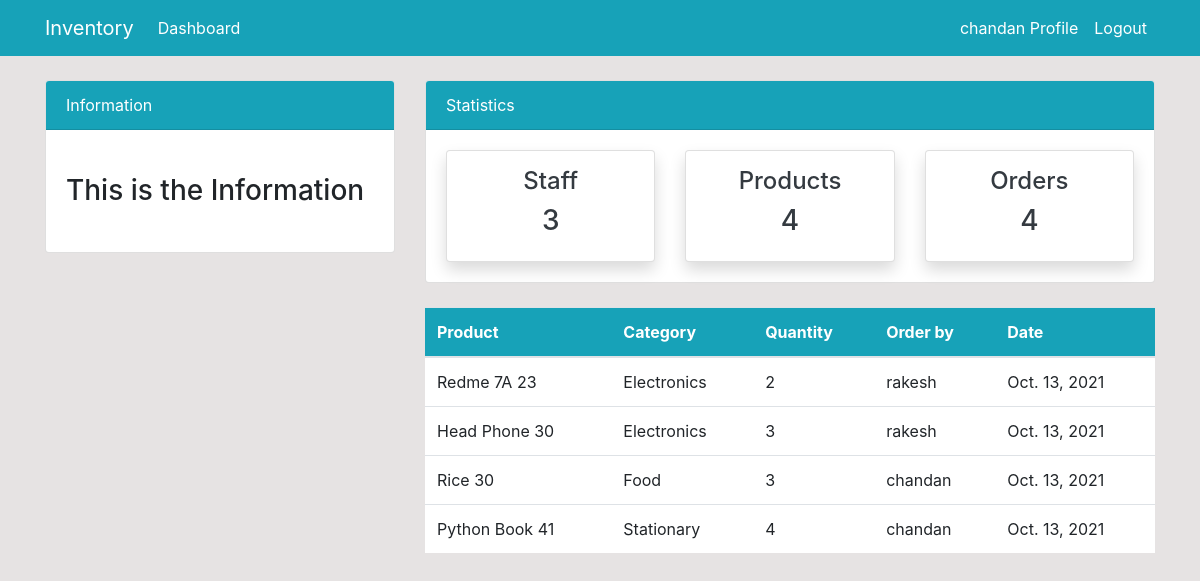
Screenshot of /order/ (signed in) with the database file from the repository.
### dashboard/models.py (models this page shows, shortened)
class Order(models.Model):
    product = models.ForeignKey(Product,on_delete=models.CASCADE)
    staff = models.ForeignKey(User,on_delete=models.CASCADE,null=True)
    order_quantity = models.PositiveBigIntegerField(null=True)
    date = models.DateField(auto_now_add=True)
    class Meta:
        verbose_name_plural = 'Order'

class Product(models.Model):
    name = models.CharField(max_length=100,null=True)
    category = models.CharField(max_length=20,choices=CATEGORY,null=True)
    quantity = models.IntegerField(null=True)
    class Meta:
        verbose_name_plural = 'Product'
    def __str__(self):
        return f'{self.name}  {self.quantity}'

### dashboard/views.py (the view)
# urls.py: path('order/',views.order,name = 'dashboard-order'),
@login_required
def order(request):
    orders = Order.objects.all()
    order_count = orders.count()
    customers_count = User.objects.all().count()
    product_count = Product.objects.all().count()
    context = {
        'orders' : orders,
        'customer_count': customers_count,
        'order_count' : order_count,
        'product_count': product_count,
    }
    return render(request,'dashboard/order.html',context)

### templates/dashboard/order.html (shortened to what this page needs)
{% extends 'partials/base.html' %}
{% block content %}
    {% include 'partials/topnav.html' %}
    <div class="container">
        <div class="row my-4">
            <div class="col-md-4">
            </div>
            <div class="col-md-8">
                <table class="table bg-white">
                    <thead class="bg-info">
                        <tr class="text-white">
                            <th scope="col">Product</th>
                            <th scope="col">Category</th>
                            <th scope="col">Quantity</th>
                            <th scope="col">Order by</th>
                            <th scope="col">Date</th>
                        </tr>
                    </thead>
                    <tbody>
                    {% for order in orders %}
                        <tr>
                            <td>{{order.product}}</td>
                            <td>{{order.product.category}}</td>
                            <td>{{order.order_quantity}}</td>
                            <td>
                                {{order.staff.username}}
                            </td>
                            <td>
                                {{order.date}}
                            </td>
                        </tr>
                     {% endfor %}
                    </tbody>
                </table>
            </div>
        </div>
    </div>
{% endblock content %}

### templates/partials/base.html (shortened to what this page needs)
{% load static %}
<!doctype html>
<html lang="en">
  <head>
    <link rel="stylesheet" href="https://cdn.jsdelivr.net/npm/bootstrap@4.6.0/dist/css/bootstrap.min.css">
    <link rel="stylesheet" href="{% static '/style.css' %}">
  </head>
  <body>
   {% include 'partials/nav.html' %}
    {% block content %}
    {% endblock content %}
  </body>
</html>

### templates/partials/nav.html (shortened to what this page needs)
<nav class="navbar navbar-expand-lg navbar-info bg-info">
    <div class="container">
        {% if user.is_authenticated %}
        <a class="navbar-brand text-white" href="{% url 'dashboard-index' %}">Inventory</a>
        <div class="collapse navbar-collapse" id="navbarSupportedContent">
            <ul class="navbar-nav mr-auto">
                <li class="nav-item active">
                    <a class="nav-link text-white" href="{% url 'dashboard-index' %}">Dashboard </a>
                </li>
            </ul>
            <ul class="navbar-nav ml-auto">
                <li class="nav-item active">
                    <a class="nav-link text-white" href="{% url 'user-profile' %}">{{user.username}} Profile
                        <span class="sr-only">(current)</span></a>
                </li>
                <li class="nav-item">
                    <a class="nav-link text-white" href="{% url 'user-logout' %}">Logout</a>
                </li>
            </ul>
            {% endif %}
        </div>
    </div>
</nav>

### templates/partials/topnav.html (shortened to what this page needs)
    <div class="container">
        <div class="row mt-4">
            <div class="col-md-4">
                <div class="card">
                    <div class="card-header bg-info text-white">
                        Information
                    </div>
                    <div class="card-body">
                        <marquee behavior="" direction="">
                            <h3 class="my-4">This is the Information</h3>
                        </marquee>
                    </div>
                </div>
            </div>
            <div class="col-md-8">
                <div class="card">
                    <div class="card-header bg-info text-white">
                        Statistics
                    </div>
                    <div class="card-body">
                        <div class="row">
                            <div class="col-md-4">
                                <a class="text-decoration-none text-dark" href="{% url 'dashboard-staff' %}">
                                    <div class="card my-card shadow text-center p-3">
                                        <h4>Staff </h4>
                                        <h3>{{customer_count}}</h3>
                                    </div>
                                </a>
                            </div>
                            <div class="col-md-4">
                                <a class="text-decoration-none text-dark" href="{% url 'dashboard-product' %}">
                                    <div class="card my-card shadow text-center p-3">
                                        <h4>Products </h4>
                                        <h3>{{product_count}}</h3>
                                    </div>
                                </a>
                            </div>
                            <div class="col-md-4">
                                <a class="text-decoration-none text-dark" href="{% url 'dashboard-order' %}">
                                    <div class="card my-card shadow text-center p-3">
                                        <h4>Orders </h4>
                                        <h3>{{order_count}}</h3>
                                    </div>
                                </a>
                            </div>
                        </div>
                    </div>
                </div>
            </div>
        </div>
    </div>

### static/style.css (style rules this page uses)
body { background: rgb(230, 227, 227); }

### rows the page displays
Order: product "Redme 7A 23", product.category "Electronics", order_quantity "2", staff.username "rakesh", date "Oct. 13, 2021"
Order: product "Head Phone 30", product.category "Electronics", order_quantity "3", staff.username "rakesh", date "Oct. 13, 2021"
Order: product "Rice 30", product.category "Food", order_quantity "3", staff.username "chandan", date "Oct. 13, 2021"
Order: product "Python Book 41", product.category "Stationary", order_quantity "4", staff.username "chandan", date "Oct. 13, 2021"

### other values shown
{{ user.username }} "chandan"
{{ customer_count }} "3"
{{ product_count }} "4"
{{ order_count }} "4"
